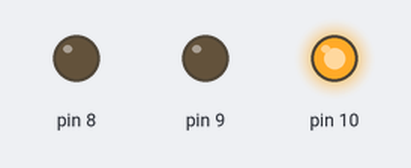
The sketch below on a simulated Arduino Uno, built with avr-gcc and run on an emulated ATmega328P. Shown: output pins drawn as LEDs (lit = HIGH).

Above: at 1.0 s.
At 2.2 s:
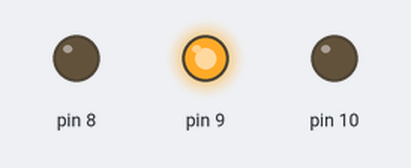
At 3.5 s:
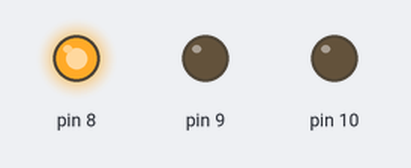
Timing chart, 0 to 5.9 s (numbered marks = the images above):
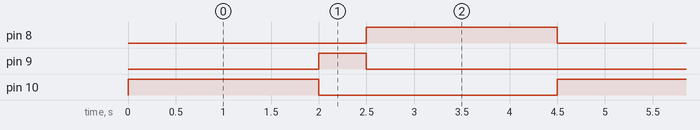

The sketch:

stretch_traffic-light.ino
```cpp
/*
 * Traffic Light Stretch Challenge
 *
 * Circuit: Red LED on Pin 8
 *          Yellow LED on Pin 9
 *          Green LED on Pin 10
 *          All with their own current limiting resistors
 */

// setup() will be called once at the beginning
void setup() {
  // set that each of the pins will be outputs
  pinMode(8, OUTPUT);
  pinMode(9, OUTPUT);
  pinMode(10, OUTPUT);

}

// loop() will be called repeatedly after setup() is done
void loop() {
  // turn off red
  digitalWrite(8, LOW);
  // turn on green
  digitalWrite(10, HIGH);
  // wait
  delay(2000);

  // turn off green
  digitalWrite(10, LOW);
  // turn on yellow
  digitalWrite(9, HIGH);
  // wait
  delay(500);

  // turn off yellow
  digitalWrite(9, LOW);
  // turn on red
  digitalWrite(8, HIGH);
  // wait
  delay(2000);

}
```

Measured:
- by itself, pin 8, pin 10: alternates HIGH for 2.0 s and LOW for 2.5 s
- by itself, pin 9: alternates HIGH for 0.50 s and LOW for 4.0 s
- by itself, everything shown: repeats every 4.5 s, in 3 steps
